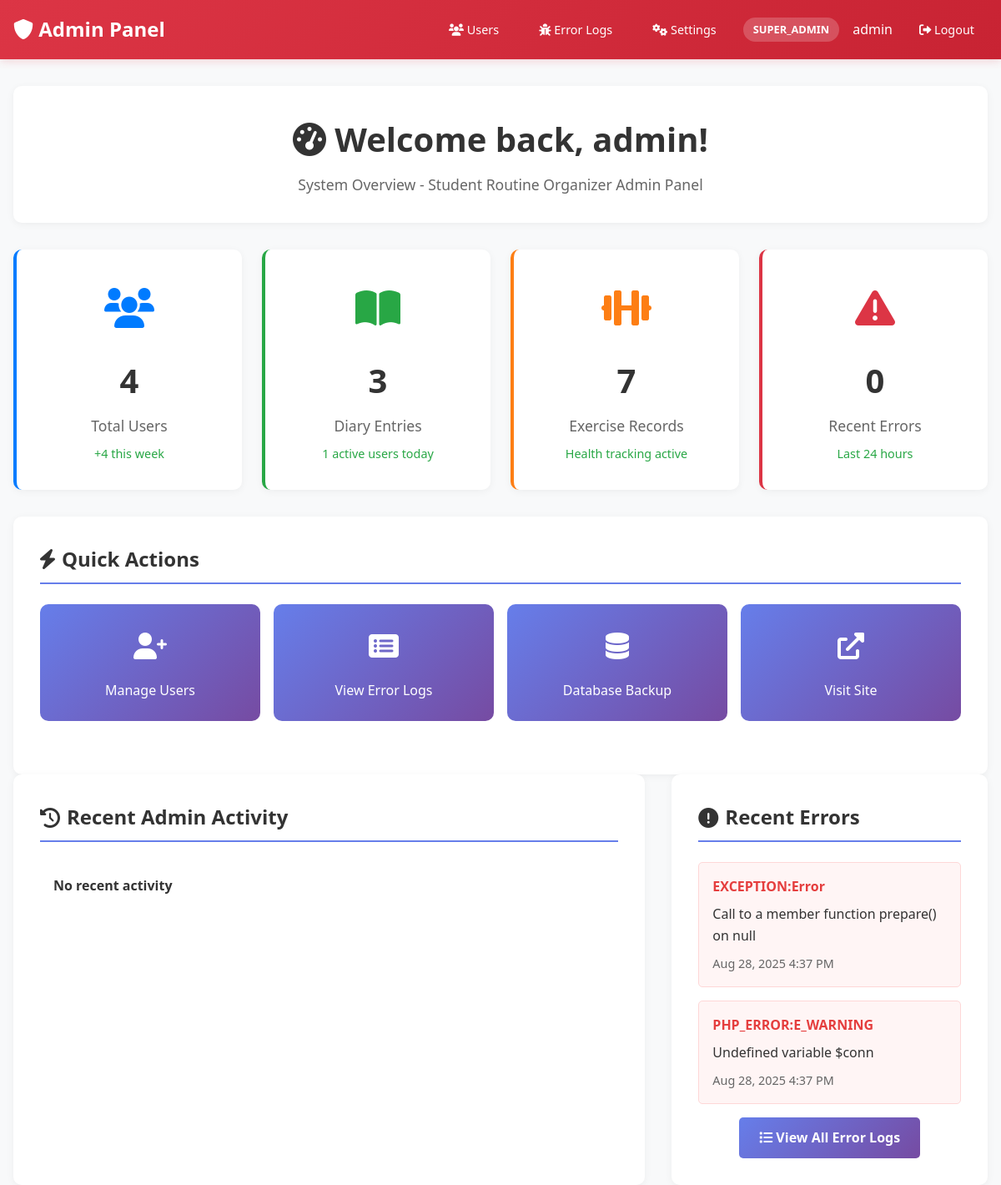
Page /admin/dashboard.php (signed in) on the committed database.
### tables this page shows
CREATE TABLE `error_logs` (
  `log_id` int(11) NOT NULL,
  `user_id` int(11) DEFAULT NULL,
  `error_type` varchar(50) NOT NULL,
  `error_message` text NOT NULL,
  `error_file` varchar(500) DEFAULT NULL,
  `error_line` int(11) DEFAULT NULL,
  `stack_trace` text DEFAULT NULL,
  `request_uri` varchar(500) DEFAULT NULL,
  `user_agent` varchar(500) DEFAULT NULL,
  `ip_address` varchar(45) DEFAULT NULL,
  `created_at` timestamp NOT NULL DEFAULT current_timestamp()
);

### config/database.php (called while the page is built, shortened)
<?php
class Database {
    private $host = "localhost";
    private $username = "root";
    private $password = "";
    private $database = "student_routine_db";
    public $connection;
    public function __construct() {
        $this->connection = null;
        try {
            $this->connection = new PDO(
                "mysql:host=" . $this->host . ";dbname=" . $this->database,
                $this->username,
                $this->password
            );
            $this->connection->setAttribute(PDO::ATTR_ERRMODE, PDO::ERRMODE_EXCEPTION);
            $this->connection->exec("SET time_zone = '" . date('P') . "'");
        } catch(PDOException $e) {
            echo "Connection error: " . $e->getMessage();
        }
    }
    public function getConnection() {
        return $this->connection;
    }
}
?>

### includes/AdminManager.php (called while the page is built, shortened)
<?php
class AdminManager {
    private $pdo;
    public function __construct($pdo) {
        $this->pdo = $pdo;
    }
    public function isAuthenticated() {
        return isset($_SESSION['admin_authenticated']) && $_SESSION['admin_authenticated'] === true;
    }
    public function getCurrentAdmin() {
        return [
            'admin_id' => $_SESSION['admin_id'],
            'username' => $_SESSION['admin_username'],
            'email' => $_SESSION['admin_email'],
            'role' => $_SESSION['admin_role'],
            'login_time' => $_SESSION['admin_login_time'],
            'last_activity' => $_SESSION['admin_last_activity']
        ];
    }
    public function getSystemStats() {
        try {
            $stats = [];
            $stmt = $this->pdo->query("SELECT COUNT(*) as total_users FROM users");
            $stats['total_users'] = $stmt->fetch(PDO::FETCH_ASSOC)['total_users'];
            $stmt = $this->pdo->query("SELECT COUNT(*) as new_users FROM users WHERE created_at >= DATE_SUB(NOW(), INTERVAL 7 DAY)");
            $stats['new_users_week'] = $stmt->fetch(PDO::FETCH_ASSOC)['new_users'];
            try {
                $stmt = $this->pdo->query("SELECT COUNT(*) as total_entries FROM diary_entries");
                $stats['total_diary_entries'] = $stmt->fetch(PDO::FETCH_ASSOC)['total_entries'];
            } catch (Exception $e) {
                $stats['total_diary_entries'] = 0;
            }
            try {
                $stmt = $this->pdo->query("SELECT COUNT(*) as total_exercises FROM exercise_tracker");
                $stats['total_exercises'] = $stmt->fetch(PDO::FETCH_ASSOC)['total_exercises'];
            } catch (Exception $e) {
                $stats['total_exercises'] = 0;
            }
            $stats['total_errors'] = 0;
            $stats['recent_errors'] = 0;
            return $stats;
        } catch (Exception $e) {
            return [
                'total_users' => 0,
                'new_users_week' => 0,
                'total_diary_entries' => 0,
                'total_exercises' => 0,
                'total_errors' => 0,
                'recent_errors' => 0
            ];
        }
    }
}

### admin/dashboard.php (the view, shortened to what this page needs)
<?php
require_once '../config/database.php';
require_once '../includes/AdminManager.php';
$db = new Database();
$adminManager = new AdminManager($db->getConnection());
$currentAdmin = $adminManager->getCurrentAdmin();
$systemStats = $adminManager->getSystemStats();
try {
    $stmt = $db->getConnection()->prepare("
        SELECT * FROM admin_activity_log
        ORDER BY created_at DESC
        LIMIT 10
    ");
    $stmt->execute();
    $recentActivity = $stmt->fetchAll(PDO::FETCH_ASSOC);
    $stmt = $db->getConnection()->prepare("
        SELECT * FROM error_logs
        ORDER BY created_at DESC
        LIMIT 5
    ");
    $stmt->execute();
    $recentErrors = $stmt->fetchAll(PDO::FETCH_ASSOC);
    $stmt = $db->getConnection()->prepare("
        SELECT COUNT(DISTINCT user_id) as active_users
        FROM diary_entries
        WHERE created_at >= DATE_SUB(NOW(), INTERVAL 24 HOUR)
        UNION ALL
        SELECT COUNT(DISTINCT user_id)
        FROM exercise_tracker
        WHERE created_at >= DATE_SUB(NOW(), INTERVAL 24 HOUR)
    ");
    $stmt->execute();
    $activeUsersData = $stmt->fetchAll(PDO::FETCH_ASSOC);
    $activeUsers = array_sum(array_column($activeUsersData, 'active_users'));
} catch (Exception $e) {
    $recentActivity = [];
    $recentErrors = [];
    $activeUsers = 0;
}
?>
<!DOCTYPE html>
<html lang="en">
<head>
    <link rel="stylesheet" href="../css/style.css">
    <link rel="stylesheet" href="https://cdnjs.cloudflare.com/ajax/libs/font-awesome/6.0.0/css/all.min.css">
</head>
<body>
    <nav class="admin-navbar">
        <div class="admin-nav-container">
            <div class="admin-logo">
                <a href="dashboard.php">
                    <i class="fas fa-shield-alt"></i> Admin Panel
                </a>
            </div>
            <div class="admin-nav-menu">
                <a href="users.php" class="admin-nav-link">
                    <i class="fas fa-users"></i> Users
                </a>
                <a href="errors.php" class="admin-nav-link">
                    <i class="fas fa-bug"></i> Error Logs
                </a>
                <a href="settings.php" class="admin-nav-link">
                    <i class="fas fa-cogs"></i> Settings
                </a>
                <div class="admin-user-info">
                    <span class="admin-role-badge"><?php echo strtoupper($currentAdmin['role']); ?></span>
                    <span><?php echo htmlspecialchars($currentAdmin['username']); ?></span>
                    <a href="logout.php" class="admin-nav-link">
                        <i class="fas fa-sign-out-alt"></i> Logout
                    </a>
                </div>
            </div>
        </div>
    </nav>
    <main class="admin-main-content">
        <div class="admin-header">
            <h1 class="admin-welcome">
                <i class="fas fa-tachometer-alt"></i>
                Welcome back, <?php echo htmlspecialchars($currentAdmin['username']); ?>!
            </h1>
            <p class="admin-subtitle">
                System Overview - Student Routine Organizer Admin Panel
            </p>
        </div>
        <div class="stats-grid">
            <div class="stat-card users">
                <div class="stat-icon">
                    <i class="fas fa-users"></i>
                </div>
                <div class="stat-number"><?php echo number_format($systemStats['total_users'] ?? 0); ?></div>
                <div class="stat-label">Total Users</div>
                <div class="stat-change">
                    +<?php echo $systemStats['new_users_week'] ?? 0; ?> this week
                </div>
            </div>
            <div class="stat-card entries">
                <div class="stat-icon">
                    <i class="fas fa-book-open"></i>
                </div>
                <div class="stat-number"><?php echo number_format($systemStats['total_diary_entries'] ?? 0); ?></div>
                <div class="stat-label">Diary Entries</div>
                <div class="stat-change">
                    <?php echo $activeUsers; ?> active users today
                </div>
            </div>
            <div class="stat-card exercises">
                <div class="stat-icon">
                    <i class="fas fa-dumbbell"></i>
                </div>
                <div class="stat-number"><?php echo number_format($systemStats['total_exercises'] ?? 0); ?></div>
                <div class="stat-label">Exercise Records</div>
                <div class="stat-change">
                    Health tracking active
                </div>
            </div>
            <div class="stat-card errors">
                <div class="stat-icon">
                    <i class="fas fa-exclamation-triangle"></i>
                </div>
                <div class="stat-number"><?php echo number_format($systemStats['recent_errors'] ?? 0); ?></div>
                <div class="stat-label">Recent Errors</div>
                <div class="stat-change">
                    Last 24 hours
                </div>
            </div>
        </div>
        <div class="admin-section">
            <h2 class="section-title">
                <i class="fas fa-bolt"></i> Quick Actions
            </h2>
            <div class="quick-actions">
                <a href="users.php" class="action-card">
                    <div class="action-icon">
                        <i class="fas fa-user-plus"></i>
                    </div>
                    <div>Manage Users</div>
                </a>
                <a href="errors.php" class="action-card">
                    <div class="action-icon">
                        <i class="fas fa-list-alt"></i>
                    </div>
                    <div>View Error Logs</div>
                </a>
                <a href="backup.php" class="action-card">
                    <div class="action-icon">
                        <i class="fas fa-database"></i>
                    </div>
                    <div>Database Backup</div>
                </a>
                <a href="../index.php" target="_blank" class="action-card">
                    <div class="action-icon">
                        <i class="fas fa-external-link-alt"></i>
                    </div>
                    <div>Visit Site</div>
                </a>
            </div>
        </div>
        <div class="admin-sections">
            <div class="admin-section">
                <h2 class="section-title">
                    <i class="fas fa-history"></i> Recent Admin Activity
                </h2>
                <div class="activity-list">
                    <?php if (!empty($recentActivity)): ?>
                        <?php foreach ($recentActivity as $activity): ?>
                            <div class="activity-item">
                                <div class="activity-icon">
                                    <i class="fas fa-user-shield"></i>
                                </div>
                                <div class="activity-content">
                                    <div class="activity-action">
                                        <?php echo htmlspecialchars($activity['action']); ?>
                                        <?php if ($activity['description']): ?>
                                            - <?php echo htmlspecialchars($activity['description']); ?>
                                        <?php endif; ?>
                                    </div>
                                    <div class="activity-time">
                                        <?php echo date('M j, Y g:i A', strtotime($activity['created_at'])); ?>
                                    </div>
                                </div>
                            </div>
                        <?php endforeach; ?>
                    <?php else: ?>
                        <div class="activity-item">
                            <div class="activity-content">
                                <div class="activity-action">No recent activity</div>
                            </div>
                        </div>
                    <?php endif; ?>
                </div>
            </div>
            <div class="admin-section">
                <h2 class="section-title">
                    <i class="fas fa-exclamation-circle"></i> Recent Errors
                </h2>
                <?php if (!empty($recentErrors)): ?>
                    <?php foreach ($recentErrors as $error): ?>
                        <div class="error-item">
                            <div class="error-type">
                                <?php echo htmlspecialchars($error['error_type']); ?>
                            </div>
                            <div class="error-message">
                                <?php echo htmlspecialchars(substr($error['error_message'], 0, 100)); ?>
                            </div>
                            <div class="error-time">
                                <?php echo date('M j, Y g:i A', strtotime($error['created_at'])); ?>
                            </div>
                        </div>
                    <?php endforeach; ?>
                <?php endif; ?>
                <div style="text-align: center; margin-top: 1rem;">
                    <a href="errors.php" class="btn btn-primary">
                        <i class="fas fa-list"></i> View All Error Logs
                    </a>
                </div>
            </div>
        </div>
    </main>
</body>
</html>

### rows in the picture
error_logs: log_id "4", user "3", error_type "EXCEPTION:Error", error_message "Call to a member function prepare() on null", created_at "Aug 28, 2025 4:37 PM"
error_logs: error_type "PHP_ERROR:E_WARNING", error_message "Undefined variable $conn", created_at "Aug 28, 2025 4:37 PM"

### other values in the picture
$currentAdmin['role'] "SUPER_ADMIN"
$currentAdmin['username'] "admin"
$activeUsers "1"
$systemStats['total_exercises'] "7"
$systemStats['recent_errors'] "0"
